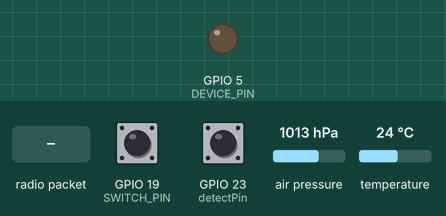
Recording of a program running on a simulated ESP32. Shown: output pins drawn as LEDs (lit = HIGH). Inputs (shaded band) come from the test bench; at power-on: GPIO 19 (SWITCH_PIN) HIGH, GPIO 23 (detectPin) HIGH, air pressure 1013 hPa, temperature 24 °C. What the program prints to the serial monitor is not drawn.

Above: at 1.2 s.
1.3 s: GPIO 19 (SWITCH_PIN) pulled LOW for 1 s
At 2.8 s:
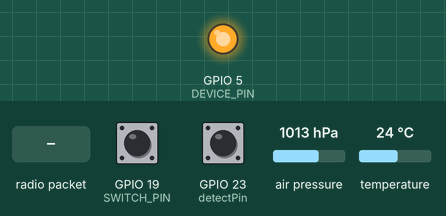
17.9 s: radio packet "1" arrives
At 18.2 s:
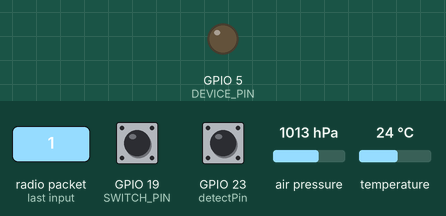
Timing chart, 0 to 20.9 s (numbered marks = the images above; inputs shaded):
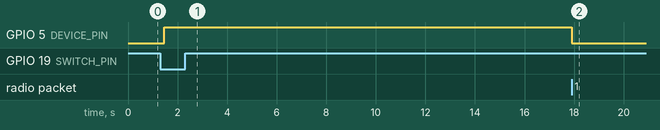

The program:

main.cpp
```cpp
#include <Adafruit_BMP280.h>
#include <Arduino.h>
#include <WiFi.h>
#include <esp_now.h>
#include <esp_wifi.h>

#define BOARD_ID 3
#define SWITCH_PIN 19
#define detectPin 23
#define DEVICE_PIN 5
#define FAILED_LIMIT 10
#define DEBOUNCETIME 150

volatile int numberOfButtonInterrupts = 0;
volatile bool lastState;
volatile uint32_t debounceTimeout = 0;

Adafruit_BMP280 bmp;  // I2C

unsigned long previousMillis = 0;  // Stores last time temperature was published
const long interval = 20000;  // Interval at which to publish sensor readings

unsigned int readingId = 0;

bool DeviceState = false;
bool SendedStatus = false;
bool Slave_On_Correct_Channel;

esp_now_peer_info_t peerInfo;

uint8_t stationAddress[] = {0xC8, 0xF0, 0x9E, 0x9F, 0xBF, 0x08};

typedef struct Device_Status {
    byte id : 4;
    byte WiFi_Channel;
    bool status;
    int temp;
    int pres;
    int readingID;
} Device_Status;

Device_Status myData;
byte Failed_Count = 0;

portMUX_TYPE mux = portMUX_INITIALIZER_UNLOCKED;

void OnDataSent(const uint8_t *mac_addr, esp_now_send_status_t status) {
    Serial.print("Last Packet Send Status:\t");
    Serial.print(status == ESP_NOW_SEND_SUCCESS ? "Delivery Success\n"
                                                : "Delivery Fail\n");

    if (status != ESP_NOW_SEND_SUCCESS) {
        Failed_Count++;
        if (Slave_On_Correct_Channel) {
            Serial.println("Raising flag");
            Slave_On_Correct_Channel = false;
        }
    } else {
        Failed_Count = 0;
        Slave_On_Correct_Channel = true;
    }
}

void OnDataRecv(const uint8_t *mac_addr, const uint8_t *incomingData, int len) {
    Failed_Count = 0;
    Slave_On_Correct_Channel = true;

    char macStr[18];
    Serial.print("Packet received from: ");
    snprintf(macStr, sizeof(macStr), "%02x:%02x:%02x:%02x:%02x:%02x",
             mac_addr[0], mac_addr[1], mac_addr[2], mac_addr[3], mac_addr[4],
             mac_addr[5]);
    Serial.print(macStr);

    memcpy(&myData, incomingData, sizeof(myData));
    if (myData.id != 0) {
        if (myData.status) {
            Serial.println("Request to turn on");
            DeviceState = true;
        } else {
            Serial.println("Request to turn off");
            DeviceState = false;
        }
        digitalWrite(DEVICE_PIN, DeviceState);
    }
}

void initESPNOW() {
    if (esp_now_init() == ESP_OK) {
        Serial.println("ESP-NOW Init Success");
        esp_now_register_recv_cb(OnDataRecv);
        esp_now_register_send_cb(OnDataSent);
    } else {
        Serial.println("ESP-NOW Init Failed");
        delay(3000);
        ESP.restart();
    }
}

void initPeers() {
    memset(&peerInfo, 0, sizeof(peerInfo));
    memcpy(peerInfo.peer_addr, stationAddress, 6);
    peerInfo.channel = 0;
    peerInfo.encrypt = false;

    if (esp_now_add_peer(&peerInfo) != ESP_OK) {
        Serial.println("Failed to add station board");
        return;
    }
}

void ChangeChannel() {
    Serial.printf("\nTarget channel: %d\n", myData.WiFi_Channel);
    Serial.println("Channel before");
    WiFi.printDiag(Serial);
    esp_wifi_set_promiscuous(true);
    esp_wifi_set_channel(myData.WiFi_Channel, WIFI_SECOND_CHAN_NONE);
    esp_wifi_set_promiscuous(false);
    Serial.println("Channel After");
    WiFi.printDiag(Serial);
}

void SendData() {
    esp_err_t outcome =
        esp_now_send(stationAddress, (uint8_t *)&myData, sizeof(myData));

    outcome == ESP_OK ? Serial.println("Device status sent with success")
                      : Serial.println("Error sending device status");
}

void IRAM_ATTR handleButtonInterrupt() {
    portENTER_CRITICAL_ISR(&mux);
    numberOfButtonInterrupts++;
    lastState = digitalRead(SWITCH_PIN);
    debounceTimeout =
        xTaskGetTickCount();  // version of millis() that works from interrupt
    portEXIT_CRITICAL_ISR(&mux);
}

void taskButtonRead(void *parameter) {
    String taskMessage = "Debounced ButtonRead Task running on core ";
    taskMessage = taskMessage + xPortGetCoreID();
    Serial.println(taskMessage);

    // set up button Pin
    pinMode(SWITCH_PIN, INPUT_PULLUP);  // Pull up to 3.3V on input - some
    // buttons already have this done
    pinMode(DEVICE_PIN, OUTPUT);

    attachInterrupt(digitalPinToInterrupt(SWITCH_PIN), handleButtonInterrupt,
                    FALLING);

    uint32_t saveDebounceTimeout;
    bool saveLastState;
    int save;

    // Enter RTOS Task Loop
    while (1) {
        portENTER_CRITICAL_ISR(
            &mux);  // so that value of numberOfButtonInterrupts,l astState are
        // atomic - Critical Section
        save = numberOfButtonInterrupts;
        saveDebounceTimeout = debounceTimeout;
        saveLastState = lastState;
        portEXIT_CRITICAL_ISR(&mux);  // end of Critical Section

        bool currentState = digitalRead(SWITCH_PIN);

        // This is the critical IF statement
        // if Interrupt Has triggered AND Button Pin is in same state AND the
        // debounce time has expired THEN you have the button push!
        //
        if ((save != 0)                         // interrupt has triggered
            && (currentState == saveLastState)  // pin is still in the same
            // state as when intr triggered
            && (millis() - saveDebounceTimeout >
                DEBOUNCETIME)) {  // and it has been low for at least
            // DEBOUNCETIME, then valid keypress

            if (currentState == LOW) {
                DeviceState = !DeviceState;
                digitalWrite(DEVICE_PIN, DeviceState);

                // Serial.printf(
                //     "Button is pressed and debounced, current tick=%d\n",
                //     millis());
            } else {
                Serial.printf(
                    "Button is released and debounced, current tick=%d\n",
                    millis());
            }

            // Serial.printf(
            //     "Button Interrupt Triggered %d times, current State=%u, time
            //     " "since last trigger %dms\n", save, currentState, millis() -
            //     saveDebounceTimeout);

            portENTER_CRITICAL_ISR(
                &mux);  // can't change it unless, atomic - Critical section
            numberOfButtonInterrupts =
                0;  // acknowledge keypress and reset interrupt counter
            portEXIT_CRITICAL_ISR(&mux);

            vTaskDelay(10 / portTICK_PERIOD_MS);
        }

        vTaskDelay(10 / portTICK_PERIOD_MS);
    }
}

void channelFixTask(void *parameter) {
    while (1) {
        while (myData.id == 0) {
            ChangeChannel();
            myData.id = BOARD_ID;
        }

        while (!Slave_On_Correct_Channel) {
            Serial.printf("Switch to channel default(0)\n");
            esp_wifi_set_promiscuous(true);
            esp_wifi_set_channel(1, WIFI_SECOND_CHAN_NONE);
            esp_wifi_set_promiscuous(false);
            Slave_On_Correct_Channel = true;
        }
        vTaskDelay(10 / portTICK_PERIOD_MS);
    }
}

void schedulePingTask(void *parameter) {
    if (!bmp.begin(0x76)) {
        Serial.println(
            "Could not find a valid BMP280 sensor, check wiring or "
            "try a different address!");
        while (1) delay(10);
    }

    /* Default settings from datasheet. */
    bmp.setSampling(Adafruit_BMP280::MODE_NORMAL,  /* Operating Mode. */
                    Adafruit_BMP280::SAMPLING_X2,  /* Temp. oversampling */
                    Adafruit_BMP280::SAMPLING_X16, /* Pressure oversampling */
                    Adafruit_BMP280::FILTER_X16,   /* Filtering. */
                    Adafruit_BMP280::STANDBY_MS_500); /* Standby time. */
    while (1) {
        unsigned long currentMillis = millis();
        if (currentMillis - previousMillis >= interval) {
            // Save the last time a new reading was published
            previousMillis = currentMillis;
            // Set values to send
            myData.id = BOARD_ID;
            myData.temp = bmp.readTemperature() * 100;
            myData.pres = bmp.readPressure() * 100;
            myData.readingID = readingId++;
            if (Failed_Count <= FAILED_LIMIT) {
                Serial.println("Scheduled ping");
                SendData();
                SendedStatus = myData.status;
            }

            Serial.print(F("Temperature = "));
            Serial.print(bmp.readTemperature());
            Serial.println(" *C");

            Serial.print(F("Pressure = "));
            Serial.print(bmp.readPressure());
            Serial.println(" Pa");

            Serial.print(F("Approx altitude = "));
            Serial.print(
                bmp.readAltitude(1013.25)); /* Adjusted to local forecast! */
            Serial.println(" m");

            Serial.println();
        }
        vTaskDelay(10 / portTICK_PERIOD_MS);
    }
}

void IRAM_ATTR detectPinInterrupt() {
    myData.status = digitalRead(detectPin) ? false : true;
}

void deviceToggledReportTask(void *parameter) {
    pinMode(detectPin, INPUT_PULLUP);
    attachInterrupt(digitalPinToInterrupt(detectPin), detectPinInterrupt,
                    CHANGE);
    while (1) {
        if (DeviceState != SendedStatus) {
            myData.id = BOARD_ID;
            // myData.status = DeviceState;
            SendData();
            SendedStatus = myData.status;
        }
        vTaskDelay(10 / portTICK_PERIOD_MS);
    }
}

void setup() {
    Serial.begin(115200);
    WiFi.mode(WIFI_STA);

    initESPNOW();
    initPeers();

    xTaskCreatePinnedToCore(deviceToggledReportTask, "Detect Task", 2048, NULL,
                            3, NULL, 0);
    xTaskCreatePinnedToCore(taskButtonRead, "TaskButton", 2048, NULL, 3, NULL,
                            1);
    xTaskCreatePinnedToCore(channelFixTask, "Channel task", 2048, NULL, 1, NULL,
                            1);
    xTaskCreatePinnedToCore(schedulePingTask, "Ping task", 2048, NULL, 1, NULL,
                            0);
}

void loop() {}
```

Measured:
- after the input at 1.3 s, GPIO 5 (DEVICE_PIN): LOW → HIGH after 0.15 s
- after the input at 17.9 s, GPIO 5 (DEVICE_PIN): HIGH → LOW at once
